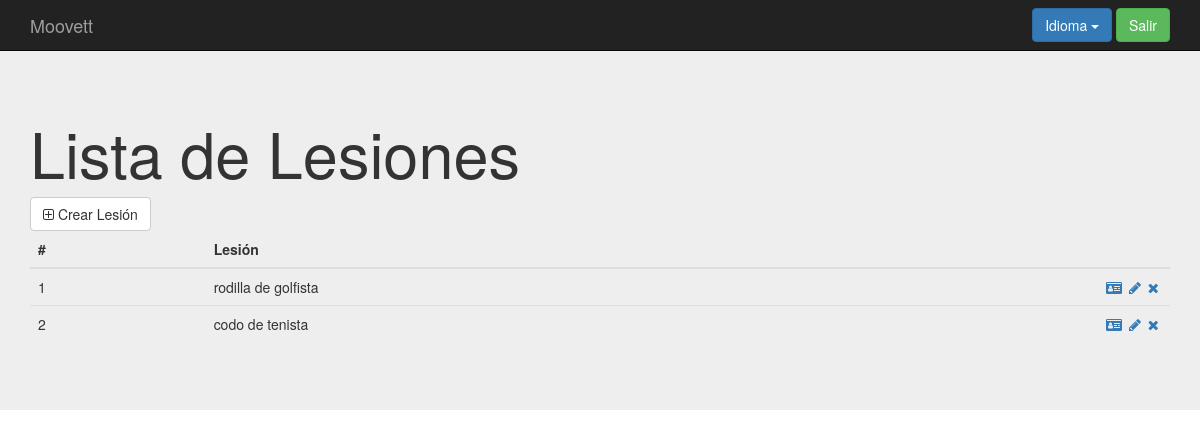
Before: /index.php?controller=injury&action=show (signed in) with the older database file.
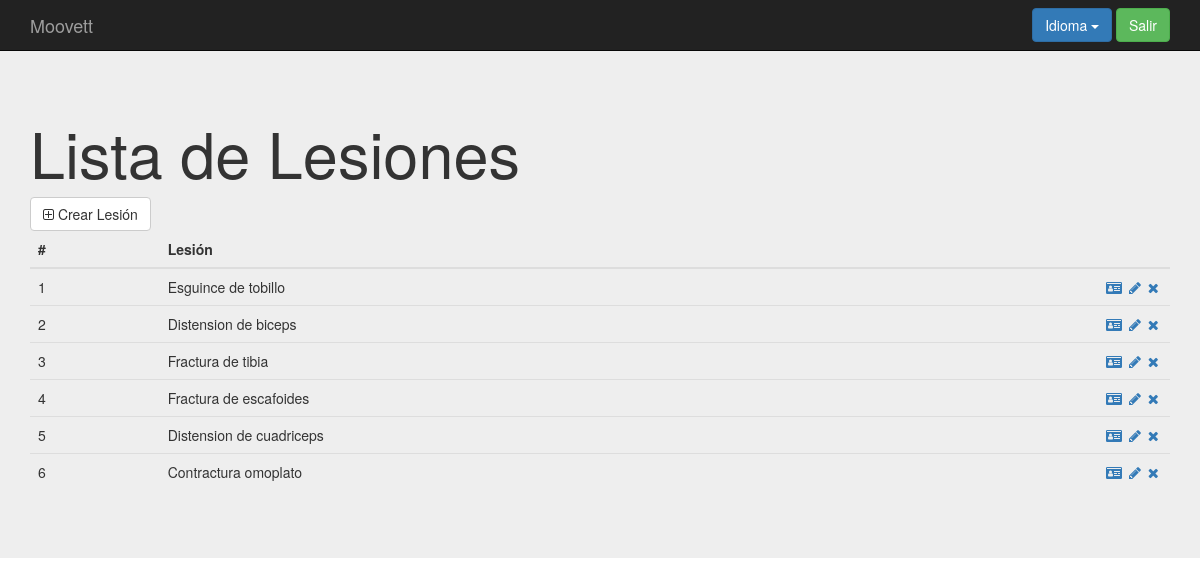
After: the same page with the newer database file.
### tables this page shows
create table `lesion` (
`id` int(11) not null,
  `descripcion` text not null
);

### core/ViewManager.php (called while the page is built, shortened)
<?php
class ViewManager {
    private $fragmentContents = array();
    private $variables = array();
    private $currentFragment = self::DEFAULT_FRAGMENT;
    private $layout = "default";
    private function saveCurrentFragment() {
        $this->fragmentContents[$this->currentFragment].=ob_get_contents();
    }
    public function moveToFragment($name) {
        $this->currentFragment = $name;
    }
    public function getFragment($fragment, $default="") {
        if (!isset($this->fragmentContents[$fragment])) {
            return $default;
        }
        return $this->fragmentContents[$fragment];
    }
    public function setVariable($varname, $value, $flash=false) {
        $this->variables[$varname] = $value;
    }
    public function getVariable($varname, $default=NULL) {
        if (!isset($this->variables[$varname])) {
            return $default;
        }
        return $this->variables[$varname];
    }
    public function setLayout($layout) {
        $this->layout = $layout;
    }
    public function render($controller, $viewname) {
        include(__DIR__."/../Views/$controller/$viewname.php");
        $this->renderLayout();
    }
    private function renderLayout() {
        include(__DIR__."/../Views/layouts/".$this->layout.".php");
    }
    private static $viewmanager_singleton = NULL;
    public static function getInstance() {
        if (self::$viewmanager_singleton == null) {
            self::$viewmanager_singleton = new ViewManager();
        }
        return self::$viewmanager_singleton;
    }
}

### Controllers/INJURY_Controller.php (called while the page is built, shortened)
<?php
require_once(__DIR__."/../core/ViewManager.php");
require_once(__DIR__."/../core/I18n.php");
require_once(__DIR__."/../Models/Injury.php");
require_once(__DIR__."/../Models/INJURY_Model.php");
class INJURY_Controller extends BaseController {
    private $injuryMapper;
    public function __construct() {
        $this->injuryMapper = new INJURY_Model();
        $this->view->setLayout("default");
    }
    public function show(){
        $injuries = $this->injuryMapper->fetch_all();
        $this->view->setVariable("injuries", $injuries);
        $this->view->render("injury", "INJURY_SHOW_Vista");
    }
}

### index.php (called while the page is built, shortened)
<?php
function run() {
    try{
        $controller = loadController($_GET["controller"]);
        $actionName = $_GET["action"];
        $controller->$actionName();
    } catch(Exception $ex) {
        die($ex->getMessage());
  }
}
function loadController($controllerName) {
    return new $controllerClassName();
}
run();
?>

### core/I18n.php (called while the page is built, shortened)
<?php
class I18n {
  private $messages;
  public function setLanguage($language) {
    $this->messages = $i18n_messages;
  }
  public function i18n($key) {
    if (isset($this->messages[$key])){
      return $this->messages[$key];
    }else{
      return $key;
    }
  }
  private static $i18n_singleton = null;
  public static function getInstance() {
    if (self::$i18n_singleton == NULL) {
      self::$i18n_singleton = new I18n();
    }
    return self::$i18n_singleton;
  }
}
function i18n($key) {
  return I18n::getInstance()->i18n($key);
}

### Models/Injury.php (called while the page is built, shortened)
<?php
class Injury {
    private $id;
    private $injuryDescription;
    public function __construct($id=NULL, $injuryDescription=NULL) {
        $this->id = $id;
        $this->injuryDescription = $injuryDescription;
    }
    public function getID() {
        return $this->id;
    }
    public function getInjuryDescription() {
        return $this->injuryDescription;
    }
}

### Models/INJURY_Model.php (called while the page is built, shortened)
<?php
require_once(__DIR__."/../core/PDOConnection.php");
class INJURY_Model {
    private $db;
    public function __construct() {
        $this->db = PDOConnection::getInstance();
    }
    public function fetch_all(){
        $sql = $this->db->prepare("SELECT * FROM lesion");
        $sql->execute();
        $injurys_db = $sql->fetchAll(PDO::FETCH_ASSOC);
        $injurys = array();
        foreach ($injurys_db as $injury) {
            array_push($injurys, new Injury($injury["id"], $injury["descripcion"]));
        }
        return $injurys;
    }
}

### core/PDOConnection.php (called while the page is built)
<?php
class PDOConnection {
    private static $dbhost = "127.0.0.1";
    private static $dbname = "moovett";
    private static $dbuser = "moovett";
    private static $dbpass = "moovett";
    private static $db_singleton = null;
    public static function getInstance() {
        if (self::$db_singleton == null) {
            self::$db_singleton = new PDO(
                "mysql:host=".self::$dbhost.";dbname=".self::$dbname.";charset=utf8",
                self::$dbuser,
                self::$dbpass,
                array(
                    PDO::ATTR_EMULATE_PREPARES => false,
                    PDO::ATTR_ERRMODE => PDO::ERRMODE_EXCEPTION
                )
            );
        }
        return self::$db_singleton;
    }
}
?>

### Views/injury/INJURY_SHOW_Vista.php (the view, shortened to what this page needs)
<?php
require_once(__DIR__."/../../core/ViewManager.php");
$view = ViewManager::getInstance();
$view->setVariable("title", "Manage Injuries");
$injuries = $view->getVariable("injuries");
?>
<div class="jumbotron">
    <div class="container">
    <h1><?= i18n("List of Injuries")?></h1>
	   <a href="index.php?controller=injury&action=add" class="btn btn-default"><i class="fa fa-plus-square-o" aria-hidden="true"></i> <?= i18n("Create Injury")?></a>
    <table class="table">
          <thead>
            <tr>
              <th>#</th>
              <th><?= i18n("Injury")?></th>
              <th style="width: 72px;"></th>
            </tr>
          </thead>
          <tbody>
    	  <?php foreach($injuries as $injury){ ?>
              <tr>
    	  <td><?php echo $injury->getID(); ?></td>
              <td><?php echo $injury->getInjuryDescription(); ?></td>
              <td>
                  <a href="index.php?controller=injury&action=showone&amp;id=<?php echo $injury->getID();  ?>"><i class="fa fa-id-card" aria-hidden="true"></i></a>
                  <a href="index.php?controller=injury&action=edit&amp;id=<?php echo $injury->getID();  ?>"><i class="fa fa-pencil fa-fw" aria-hidden="true"></i></a>
                  <a href="index.php?controller=injury&action=delete&amp;id=<?php echo $injury->getID();  ?>" role="button" data-toggle="modal"><i class="fa fa-times" aria-hidden="true"></i></a>
              </td>
            </tr>
    	<?php } ?>
          </tbody>
    </table>
    </div>
</div>

### Views/layouts/default.php (shortened to what this page needs)
<?php
require_once(__DIR__."/../../core/ViewManager.php");
$view = ViewManager::getInstance();
$currentuser = $view->getVariable("currentusername");
?><!DOCTYPE html>
<html>
    <head>
	<link rel="stylesheet" href="css/bootstrap.min.css" type="text/css">
  <link rel="stylesheet" href="css/bootstrap-datepicker3.min.css" type="text/css">
  <link rel="stylesheet" href="css/bootstrap-multiselect.css" type="text/css"/>
  <link rel="stylesheet" href="font-awesome/css/font-awesome.min.css" type="text/css">
	<link rel="stylesheet" href="css/style.css" type="text/css">
    </head>
    <body>
	<header>
	    <nav class="navbar navbar-inverse navbar-fixed-top">
		<div class="container">
		    <div class="navbar-header">
			<a class="navbar-brand" href="index.php">Moovett</a>
		    </div>
		    <div id="navbar" class="navbar-collapse collapse">
			<?php if (isset($currentuser)): ?>
		    <form class="navbar-form navbar-right" action="index.php?controller=user&amp;action=logout" method="POST">
          <?php
            include(__DIR__."/language_select_element.php");
          ?>
				<button type="submit" class="btn btn-success"><?= i18n("Logout") ?></button>
			    </form>
			<?php endif ?>
		    </div>
		</div>
	    </nav>
	</header>
	<main>
	    <?= $view->getFragment(ViewManager::DEFAULT_FRAGMENT) ?>
	</main>
    </body>
</html>

### Views/layouts/language_select_element.php (shortened to what this page needs)
<div class="btn-group">
  <button type="button" class="btn btn-primary dropdown-toggle" data-toggle="dropdown">
  <?= i18n("Language") ?> <span class="caret"></span>
</button>
</div>

### css/style.css (style rules this page uses)
body { padding-top: 50px; padding-bottom: 20px; }

Changed rows visible on the page:
changed lesion id 1: descripcion "rodilla de golfista" → "Esguince de tobillo"
changed lesion id 2: descripcion "codo de tenista" → "Distension de biceps"
added lesion: id "3", descripcion "Fractura de tibia"
added lesion: id "4", descripcion "Fractura de escafoides"
added lesion: id "5", descripcion "Distension de cuadriceps"
added lesion: id "6", descripcion "Contractura omoplato"
